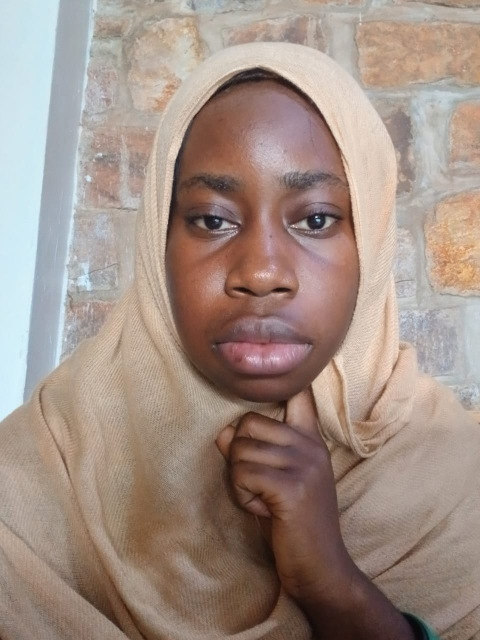
#> input picture data/images/favor_neutral.jpg, 960 x 1280 px, found by its file name (shown at 1/2 size); its folder holds only this picture in this run
$ python image_pipeline.py
#> lines starting #> are read from the running program, lines starting #| are printed output that depends on the picture
import os
import cv2
import numpy as np
import pandas as pd
import matplotlib.pyplot as plt

IMAGES_DIR = "data/images"
OUTPUT_CSV = "data/image_features.csv"
SAMPLE_PLOT = "data/images/_sample_preview.png"
EXPRESSIONS = ["neutral", "smile", "surprised"]
IMG_SIZE = (128, 128)
PLACEHOLDER_MEMBERS = ["member1", "member2", "member3"]  # replace with real names once photos exist


def find_real_images():
    # Look for files like name_expression.jpg in data/images/
    found = {}
    if not os.path.isdir(IMAGES_DIR):
        return found
    for fname in os.listdir(IMAGES_DIR):
        lower = fname.lower()
        if not lower.endswith((".jpg", ".jpeg", ".png")):
            continue
        stem = os.path.splitext(lower)[0]
        parts = stem.split("_")
        if len(parts) < 2:
            continue
        expression = parts[-1]
        name = "_".join(parts[:-1])
        if expression in EXPRESSIONS:
            found[(name, expression)] = os.path.join(IMAGES_DIR, fname)
    return found


def make_placeholder_face(expression, seed):
    # Draws a simple cartoon face so the pipeline has something to run on for now
    rng = np.random.default_rng(seed)
    img = np.full((*IMG_SIZE, 3), 255, dtype=np.uint8)
    skin_color = tuple(int(c) for c in rng.integers(150, 230, size=3))
    cx, cy = IMG_SIZE[1] // 2, IMG_SIZE[0] // 2

    cv2.circle(img, (cx, cy), 50, skin_color, -1)
    cv2.circle(img, (cx - 18, cy - 10), 6, (30, 30, 30), -1)
    cv2.circle(img, (cx + 18, cy - 10), 6, (30, 30, 30), -1)

    if expression == "neutral":
        cv2.line(img, (cx - 15, cy + 20), (cx + 15, cy + 20), (30, 30, 30), 2)
    elif expression == "smile":
        cv2.ellipse(img, (cx, cy + 15), (18, 10), 0, 0, 180, (30, 30, 30), 2)
    elif expression == "surprised":
        cv2.circle(img, (cx, cy + 20), 8, (30, 30, 30), 2)
        cv2.line(img, (cx - 25, cy - 25), (cx - 8, cy - 30), (30, 30, 30), 2)
        cv2.line(img, (cx + 8, cy - 30), (cx + 25, cy - 25), (30, 30, 30), 2)
    return img


def load_dataset():
    # Real photos win if they exist, otherwise fall back to placeholders
    dataset = {}
    real_images = find_real_images()
    if real_images:
        print(f"Found {len(real_images)} real image(s) in {IMAGES_DIR}/")
        for (name, expr), path in real_images.items():
            img = cv2.imread(path)
            img = cv2.resize(img, IMG_SIZE)
            dataset[(name, expr)] = img
    else:
        print(f"No real photos found -> generating placeholders. Drop real files into {IMAGES_DIR}/ and re-run.")
        seed = 0
        for name in PLACEHOLDER_MEMBERS:
            for expr in EXPRESSIONS:
                dataset[(name, expr)] = make_placeholder_face(expr, seed)
                seed += 1
    return dataset


def preview_samples(dataset):
    # Save a grid image so we can eyeball that everything loaded correctly
    keys = list(dataset.keys())
    n = min(len(keys), 9)
    cols = 3
    rows = (n + cols - 1) // cols
    plt.figure(figsize=(cols * 2.2, rows * 2.4))
    for i in range(n):
        name, expr = keys[i]
        plt.subplot(rows, cols, i + 1)
        plt.imshow(cv2.cvtColor(dataset[keys[i]], cv2.COLOR_BGR2RGB))
        plt.title(f"{name}\n{expr}", fontsize=9)
        plt.axis("off")
    plt.tight_layout()
    os.makedirs(os.path.dirname(SAMPLE_PLOT), exist_ok=True)
    plt.savefig(SAMPLE_PLOT, dpi=110)
    print(f"Saved preview grid -> {SAMPLE_PLOT}")


def augment_rotate(img, angle=15):
    # Rotate the image slightly
    h, w = img.shape[:2]
    matrix = cv2.getRotationMatrix2D((w / 2, h / 2), angle, 1.0)
    return cv2.warpAffine(img, matrix, (w, h), borderValue=(255, 255, 255))


def augment_flip(img):
    # Mirror the image horizontally
    return cv2.flip(img, 1)


def augment_grayscale(img):
    # Convert to grayscale (kept as 3 channels for consistency)
    gray = cv2.cvtColor(img, cv2.COLOR_BGR2GRAY)
    return cv2.cvtColor(gray, cv2.COLOR_GRAY2BGR)


AUGMENTATIONS = {
    "original": lambda img: img,
    "rotated": augment_rotate,
    "flipped": augment_flip,
    "grayscale": augment_grayscale,
}


def extract_features(img):
    # Color + grayscale histograms, brightness stats, and a small flattened embedding
    features = {}
    for i, channel in enumerate(["b", "g", "r"]):
        hist = cv2.calcHist([img], [i], None, [16], [0, 256]).flatten()
        hist = hist / (hist.sum() + 1e-8)
        for j, val in enumerate(hist):
            features[f"hist_{channel}_{j}"] = float(val)

    gray = cv2.cvtColor(img, cv2.COLOR_BGR2GRAY)
    gray_hist = cv2.calcHist([gray], [0], None, [16], [0, 256]).flatten()
    gray_hist = gray_hist / (gray_hist.sum() + 1e-8)
    for j, val in enumerate(gray_hist):
        features[f"hist_gray_{j}"] = float(val)

    features["brightness_mean"] = float(gray.mean())
    features["brightness_std"] = float(gray.std())

    small = cv2.resize(gray, (16, 16)).flatten() / 255.0
    for j, val in enumerate(small):
        features[f"embed_{j}"] = float(val)
    return features


def main():
    dataset = load_dataset()
#> in load_dataset, img is the input picture: shape (1280, 960, 3); mean B, G, R 133.8, 143.5, 161.3
#> in load_dataset, `img = cv2.resize(img, IMG_SIZE)`:
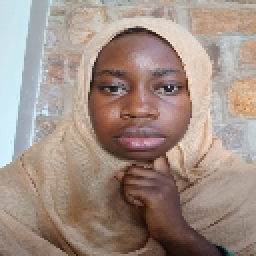
#> img: shape (128, 128, 3) (shown 2 times larger); mean B, G, R 133.8, 143.6, 161.4
#> dataset = 1 item
    preview_samples(dataset)
#> in preview_samples, `keys = list(dataset.keys())`: keys = [('favor', 'neutral')]
#> in preview_samples, `n = min(len(keys), 9)`: n = 1
#> the loop in preview_samples, `for i in range(n):` made 1 pass

    rows = []
    for (name, expression), img in dataset.items():
        for aug_name, aug_fn in AUGMENTATIONS.items():
            feats = extract_features(aug_fn(img))
            row = {"person": name, "expression": expression, "augmentation": aug_name}
            row.update(feats)
            rows.append(row)
#> this loop made 1 pass
#> (name, expression) on pass 1: ('favor', 'neutral')
#> pass 1, in extract_features, `gray = cv2.cvtColor(img, cv2.COLOR_BGR2GRAY)`:
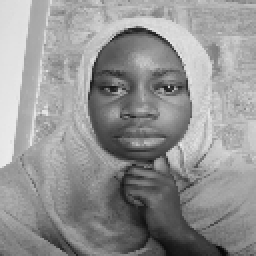
#> gray: shape (128, 128) (shown 2 times larger); min 7, max 236, mean 147.8
#> pass 1, in extract_features (call 2), `gray = cv2.cvtColor(img, cv2.COLOR_BGR2GRAY)`:
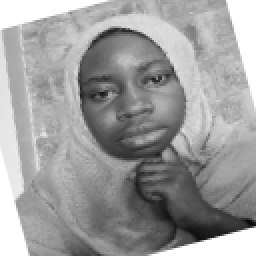
#> gray: shape (128, 128) (shown 2 times larger); min 8, max 255, mean 157.1
#> pass 1, in extract_features (call 3), `gray = cv2.cvtColor(img, cv2.COLOR_BGR2GRAY)`:
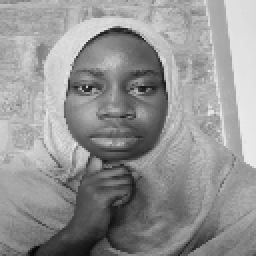
#> gray: shape (128, 128) (shown 2 times larger); min 7, max 236, mean 147.8
#> after the loop, rows = 4 items

    df = pd.DataFrame(rows)
#> df = table of 4 rows and 325 columns
    df.to_csv(OUTPUT_CSV, index=False)
    print(f"Saved {len(df)} feature rows ({df.shape[1]} columns) -> {OUTPUT_CSV}")
#| Saved 4 feature rows (325 columns) -> data/image_features.csv


if __name__ == "__main__":
    main()

$ run again, on data/images/hasby_smile.jpg
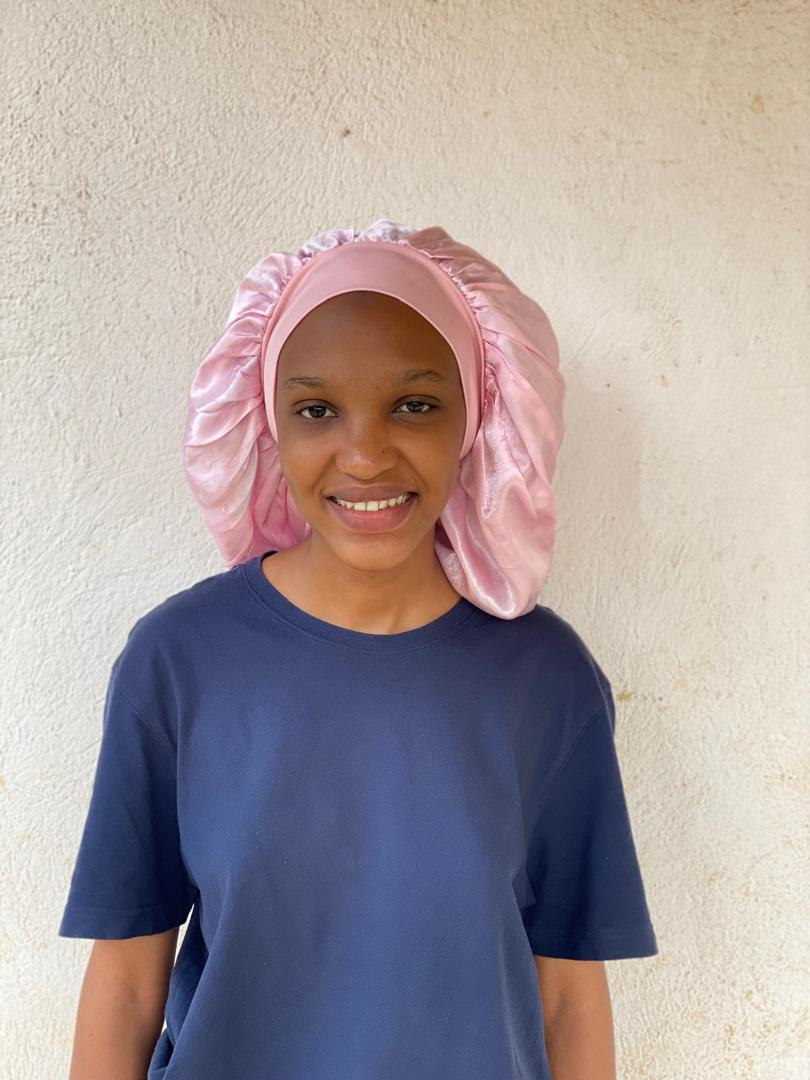
#> input picture data/images/hasby_smile.jpg, 810 x 1080 px, found by its file name
#> in load_dataset, img is the input picture: shape (1080, 810, 3); mean B, G, R 158.6, 158.5, 170.3
#> in load_dataset, `img = cv2.resize(img, IMG_SIZE)`:
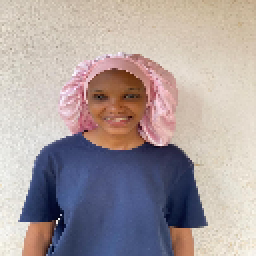
#> img: shape (128, 128, 3) (shown 2 times larger); mean B, G, R 158.5, 158.4, 170.2
#> dataset = 1 item
#> keys = [('hasby', 'smile')]
#> n = 1
#> the loop in preview_samples, `for i in range(n):` made 1 pass
#> the loop in main, `for (name, expression), img in dataset.items():` made 1 pass
#> (name, expression) on pass 1: ('hasby', 'smile')
#> pass 1, in extract_features (call 3), `gray = cv2.cvtColor(img, cv2.COLOR_BGR2GRAY)`:
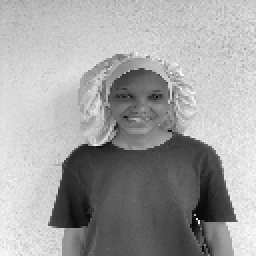
#> gray: shape (128, 128) (shown 2 times larger); min 3, max 252, mean 161.9
#> after the loop in main, `for (name, expression), img in dataset.items():`: rows = 4 items
#> df = table of 4 rows and 325 columns
#| Saved 4 feature rows (325 columns) -> data/image_features.csv

$ run again, on data/images/hasby_surprised.jpg
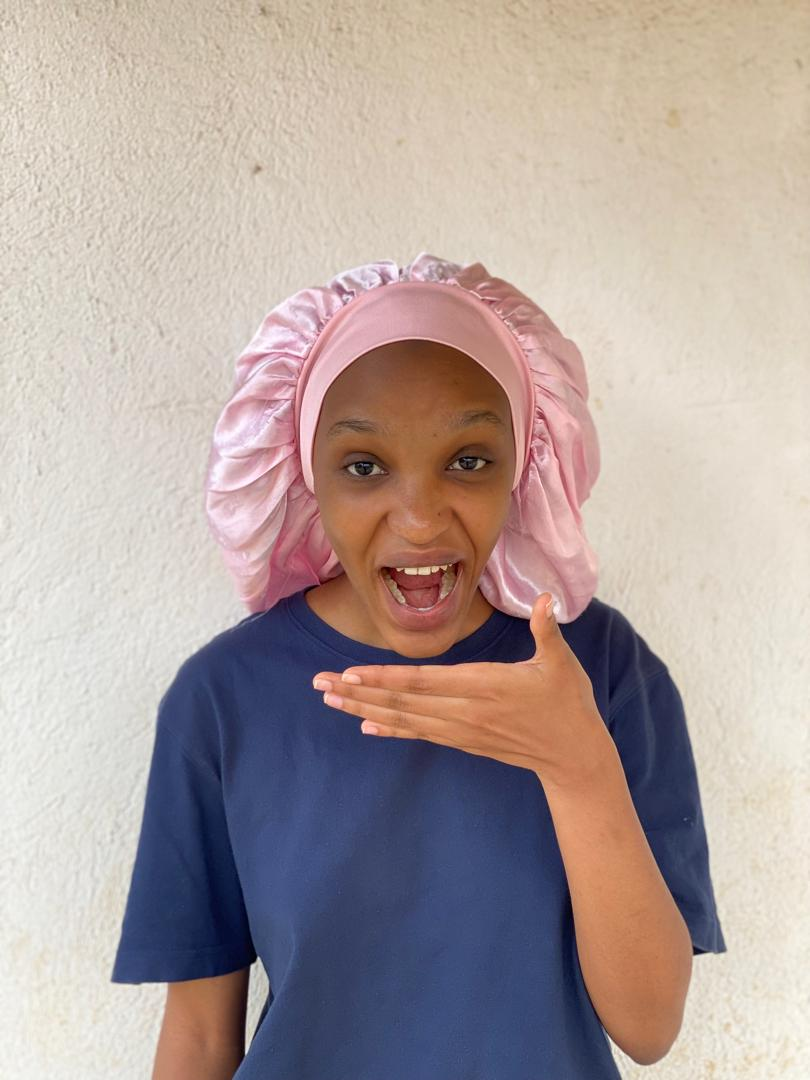
#> input picture data/images/hasby_surprised.jpg, 810 x 1080 px, found by its file name
#> in load_dataset, img is the input picture: shape (1080, 810, 3); mean B, G, R 158, 161.8, 177
#> in load_dataset, `img = cv2.resize(img, IMG_SIZE)`:
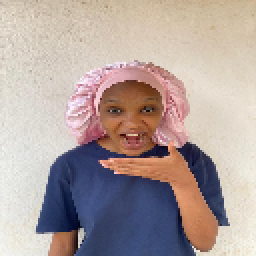
#> img: shape (128, 128, 3) (shown 2 times larger); mean B, G, R 157.8, 161.7, 176.8
#> dataset = 1 item
#> keys = [('hasby', 'surprised')]
#> n = 1
#> the loop in preview_samples, `for i in range(n):` made 1 pass
#> the loop in main, `for (name, expression), img in dataset.items():` made 1 pass
#> (name, expression) on pass 1: ('hasby', 'surprised')
#> pass 1, in extract_features (call 3), `gray = cv2.cvtColor(img, cv2.COLOR_BGR2GRAY)`:
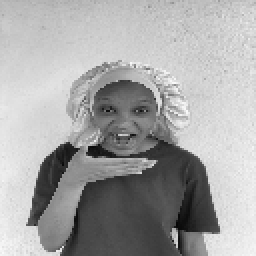
#> gray: shape (128, 128) (shown 2 times larger); min 6, max 250, mean 165.8
#> after the loop in main, `for (name, expression), img in dataset.items():`: rows = 4 items
#> df = table of 4 rows and 325 columns
#| Saved 4 feature rows (325 columns) -> data/image_features.csv
